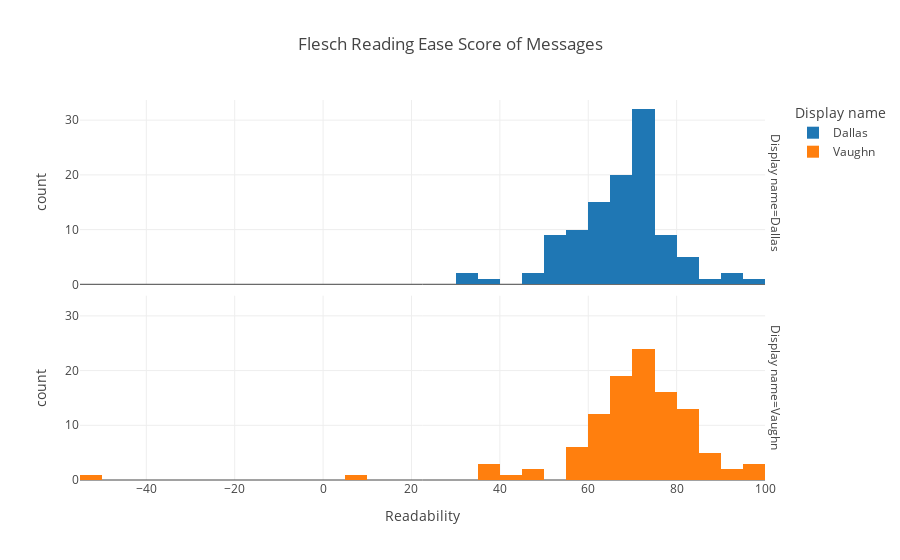

Source (notebook cell):
### Markdown cell above
## Exploration
First, let's just look at the distribution of our features. For Clarity, my name is Vaughn, and my therapist's name is Dallas.

### Code cell
px.histogram(
    message_blocks,
    x='readability',
    color='display_name',
    facet_row='display_name',
    labels=LABELS,
    template='gridon',
    title='Flesch Reading Ease Score of Messages'
)

### Figure 1 — Plotly figure (JSON) as saved in the notebook; plotly's stock layout.template omitted (floating-point values rounded to 4 significant figures)
{"data": [{"alignmentgroup": "True", "bingroup": "x", "hovertemplate": "Display name=Dallas<br>Readability=%{x}<br>count=%{y}<extra></extra>", "legendgroup": "Dallas", "marker": {"color": "#1F77B4"}, "name": "Dallas", "offsetgroup": "Dallas", "orientation": "v", "showlegend": true, "type": "histogram", "x": [62.41, 52.94, 69.41, 70.13, 58.05, 51.18, 55.75, 86.91, 52.57, 74.12, 54.9, 71.75, 65.35, 72.19, 77.57, 67.59, 75.5, 82.65, 31.55, 66.27, 49.59, 83.15, 71.65, 48.81, 70.53, 53.07, 95.17, 69.31, 65.25, 74.93, 65.12, 61.6, 63.22, 62.11, 60.45, 60.24, 64.34, 63.02, 94.66, 75.54, 58.72, 68.7, 69.86, 70.23, 74.08, 78.79, 76.25, 72.87, 57.81, 70.84, 54.22, 70.63, 80.72, 69.21, 77.98, 59.33, 72.46, 54.76, 70.84, 73.17, 67.89, 69.62, 60.75, 68.91, 71.44, 62.27, 61.33, 61.26, 73.68, 71.44, 31.62, 62.98, 57.4, 66.27, 75.61, 62.21, 72.26, 69.31, 73.47, 70.23, 71.65, 71.24, 72.26, 69.82, 76.72, 72.76, 73.47, 73.37, 78.89, 65.56, 70.84, 72.16, 53.44, 71.31, 68.7, 73.37, 59.64, 57.71, 69.82, 92.93, 80.82, 71.65, 58.72, 58.21, 60.89, 65.86, 83.15, 38.76, 54.66], "xaxis": "x2", "yaxis": "y2"}, {"alignmentgroup": "True", "bingroup": "x", "hovertemplate": "Display name=Vaughn<br>Readability=%{x}<br>count=%{y}<extra></extra>", "legendgroup": "Vaughn", "marker": {"color": "#FF7F0E"}, "name": "Vaughn", "offsetgroup": "Vaughn", "orientation": "v", "showlegend": true, "type": "histogram", "x": [45.02, 56.22, 38.49, 67.18, 66.37, 67.59, 72.97, 72.8, 76.66, 83.86, 66.44, 74.63, 76.22, 74.63, 76.05, 74.49, 85.39, 48.54, 72.46, 73.47, 74.19, 89.28, 88.23, 60.01, 75.95, 95.88, 84.07, 77.98, 62.01, 73.41, 76.86, 70.02, 79.6, 67.69, 59.03, 81.02, 56.59, 95.51, 68.77, 77.47, 67.28, 57.44, 62.17, 87.25, 82.24, 82.24, 76.66, 66.54, 73.17, 66.1, 98.21, 76.05, 78.08, 68.94, 63.53, 71.14, 71.65, 64.81, 70.73, -50.69, 36.76, 89.24, 67.08, 72.56, 60.11, 61.16, 61.67, 69.11, 71.48, 84.07, 56.39, 41.53, 83.25, 91.61, 67.38, 55.17, 69.52, 83.86, 79.8, 72.46, 67.99, 77.37, 64.85, 83.66, 70.53, 84.68, 74.08, 74.08, 6.82, 79.8, 72.16, 70.43, 65.42, 67.89, 82.14, 69.82, 80.72, 64.1, 92.8, 36.63, 62.65, 66.07, 76.35, 74.12, 74.63, 77.23, 84.98, 61.02], "xaxis": "x", "yaxis": "y"}], "layout": {"annotations": [{"font": {}, "showarrow": false, "text": "Display name=Vaughn", "textangle": 90, "x": 0.98, "xanchor": "left", "xref": "paper", "y": 0.2425, "yanchor": "middle", "yref": "paper"}, {"font": {}, "showarrow": false, "text": "Display name=Dallas", "textangle": 90, "x": 0.98, "xanchor": "left", "xref": "paper", "y": 0.7575, "yanchor": "middle", "yref": "paper"}], "barmode": "relative", "legend": {"title": {"text": "Display name"}, "tracegroupgap": 0}, "title": {"text": "Flesch Reading Ease Score of Messages"}, "xaxis": {"anchor": "y", "domain": [0, 0.98], "title": {"text": "Readability"}}, "xaxis2": {"anchor": "y2", "domain": [0, 0.98], "matches": "x", "showticklabels": false}, "yaxis": {"anchor": "x", "domain": [0, 0.485], "title": {"text": "count"}}, "yaxis2": {"anchor": "x2", "domain": [0.515, 1], "matches": "y", "title": {"text": "count"}}}}
